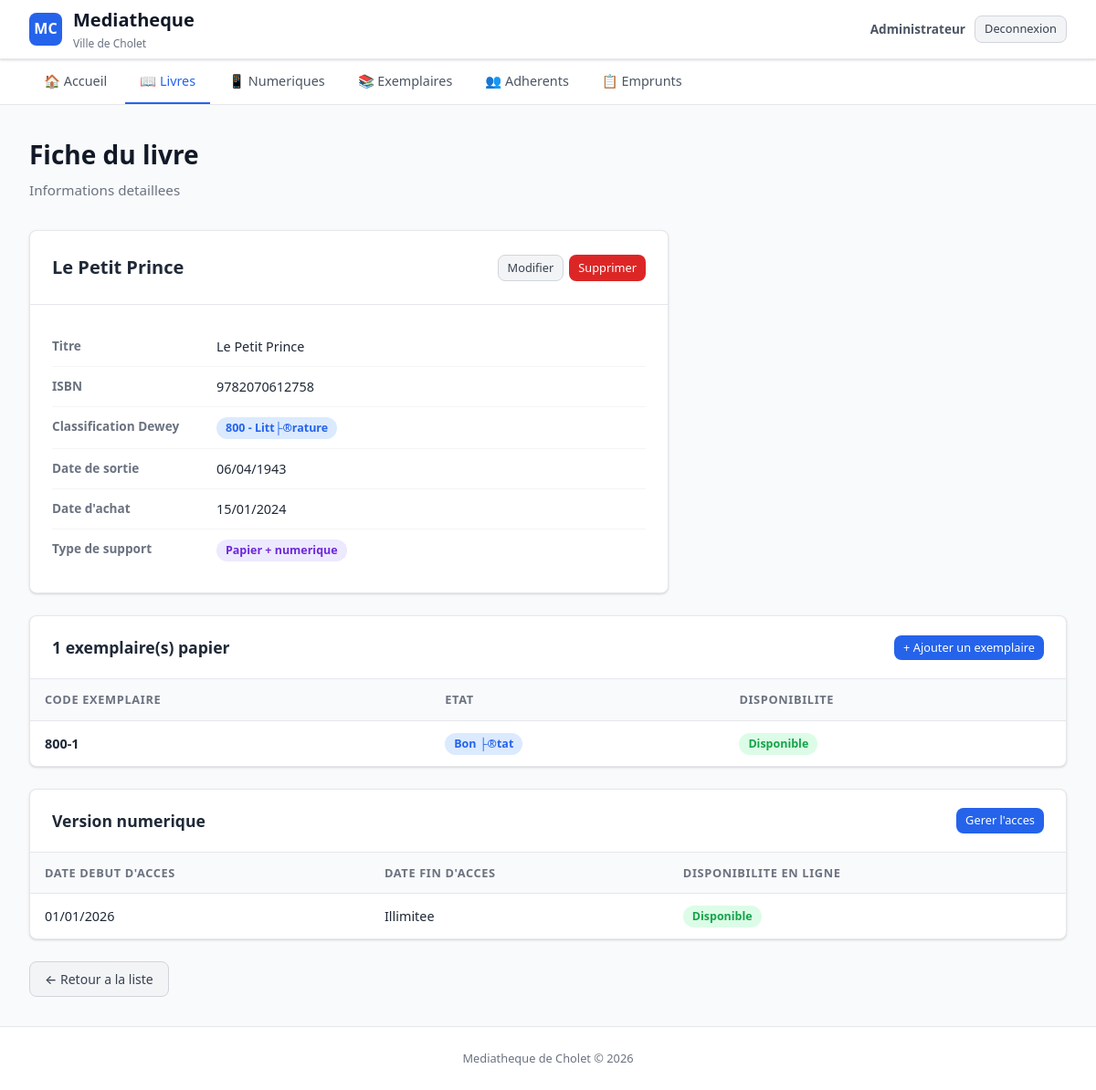
The app's page /sql/livres/consulter.php?id=1 (signed in) with its own data.
### tables this page shows
CREATE TABLE `livre` (
  `Id_Livre` int NOT NULL AUTO_INCREMENT,
  `titre` varchar(50) DEFAULT NULL,
  `type_support` enum('papier','numerique','les deux') NOT NULL DEFAULT 'papier',
  `datesortie` date DEFAULT NULL,
  `isbn` varchar(50) DEFAULT NULL,
  `dateachat` date DEFAULT NULL,
  `codewey` varchar(50) NOT NULL,
  PRIMARY KEY (`Id_Livre`),
  KEY `codewey` (`codewey`),
  CONSTRAINT `livre_ibfk_1` FOREIGN KEY (`codewey`) REFERENCES `codedewey` (`codewey`)
);

CREATE TABLE `codedewey` (
  `codewey` varchar(50) NOT NULL,
  `libelledewey` varchar(50) DEFAULT NULL,
  PRIMARY KEY (`codewey`)
);

CREATE TABLE `exemplaire` (
  `Id_Exemplaire` int NOT NULL AUTO_INCREMENT,
  `code_exemplaire` varchar(50) DEFAULT NULL,
  `etat` varchar(50) DEFAULT NULL,
  PRIMARY KEY (`Id_Exemplaire`),
  UNIQUE KEY `uq_code_exemplaire` (`code_exemplaire`)
);

CREATE TABLE `livre_num` (
  `Id_Livre` int NOT NULL,
  `datedebutacces` date DEFAULT NULL,
  `datefinacces` date DEFAULT NULL,
  PRIMARY KEY (`Id_Livre`),
  CONSTRAINT `livre_num_ibfk_1` FOREIGN KEY (`Id_Livre`) REFERENCES `livre` (`Id_Livre`) ON DELETE CASCADE
);

### sql/includes/functions.php (called while the page is built, shortened)
<?php
function exemplaire_est_disponible($pdo, $Id_Exemplaire) {
    $stmt = $pdo->prepare("
        SELECT COUNT(*)
        FROM Emprunter em
        JOIN Emprunt e ON em.Id_Emprunt = e.Id_Emprunt
        WHERE em.Id_Exemplaire = ? AND e.dateretour IS NULL
    ");
    $stmt->execute([$Id_Exemplaire]);
    return $stmt->fetchColumn() == 0;
}

### sql/livres/consulter.php (the view, shortened to what this page needs)
<?php
require_once __DIR__ . '/../config/database.php';
$id = intval($_GET['id'] ?? 0);
$stmt = $pdo->prepare("
    SELECT l.*, d.libelledewey
    FROM Livre l
    JOIN CODEDEWEY d ON l.codewey = d.codewey
    WHERE l.Id_Livre = ?
");
$stmt->execute([$id]);
$livre = $stmt->fetch();
$stmtEx = $pdo->prepare("
    SELECT ex.*
    FROM Posseder p
    JOIN Exemplaire ex ON ex.Id_Exemplaire = p.Id_Exemplaire
    WHERE p.Id_Livre = ?
    ORDER BY ex.Id_Exemplaire ASC
");
$stmtEx->execute([$id]);
$exemplaires = $stmtEx->fetchAll();
$stmtNum = $pdo->prepare("SELECT * FROM livre_num WHERE Id_Livre = ?");
$stmtNum->execute([$id]);
$livreNum = $stmtNum->fetch();
require_once __DIR__ . '/../includes/header.php';
?>
<h1>Fiche du livre</h1>
<p class="subtitle">Informations detaillees</p>
<div class="detail-container">
    <div class="detail-header">
        <h2><?php echo htmlspecialchars($livre['titre']); ?></h2>
        <div class="btn-group">
            <a href="modifier.php?id=<?php echo $livre['Id_Livre']; ?>" class="btn btn-secondary btn-sm">Modifier</a>
            <a href="supprimer.php?id=<?php echo $livre['Id_Livre']; ?>" class="btn btn-danger btn-sm" onclick="return confirm('Supprimer ce livre ?')">Supprimer</a>
        </div>
    </div>
    <div class="detail-body">
        <div class="detail-row">
            <span class="detail-label">Titre</span>
            <span class="detail-value"><?php echo htmlspecialchars($livre['titre']); ?></span>
        </div>
        <div class="detail-row">
            <span class="detail-label">ISBN</span>
            <span class="detail-value"><?php echo htmlspecialchars($livre['isbn']); ?></span>
        </div>
        <div class="detail-row">
            <span class="detail-label">Classification Dewey</span>
            <span class="detail-value"><span class="badge badge-blue"><?php echo htmlspecialchars($livre['codewey'] . ' - ' . $livre['libelledewey']); ?></span></span>
        </div>
        <div class="detail-row">
            <span class="detail-label">Date de sortie</span>
            <span class="detail-value"><?php echo $livre['datesortie'] ? date('d/m/Y', strtotime($livre['datesortie'])) : '-'; ?></span>
        </div>
        <div class="detail-row">
            <span class="detail-label">Date d'achat</span>
            <span class="detail-value"><?php echo $livre['dateachat'] ? date('d/m/Y', strtotime($livre['dateachat'])) : '-'; ?></span>
        </div>
        <div class="detail-row">
            <span class="detail-label">Type de support</span>
            <span class="detail-value">
                <?php if ($livre['type_support'] === 'papier'): ?>
                    <span class="badge badge-gray">Papier</span>
                <?php elseif ($livre['type_support'] === 'numerique'): ?>
                    <span class="badge badge-purple">Numerique</span>
                <?php else: ?>
                    <span class="badge badge-purple">Papier + numerique</span>
                <?php endif; ?>
            </span>
        </div>
    </div>
</div>
<div class="table-container" style="margin-top: 1.5rem;">
    <div class="table-header">
        <h2><?php echo count($exemplaires); ?> exemplaire(s) papier</h2>
        <a href="../exemplaires/ajouter.php" class="btn btn-primary btn-sm">+ Ajouter un exemplaire</a>
    </div>
    <?php if (empty($exemplaires)): ?>
        <div class="empty-state">
            <p>&#128218;</p>
            <p>Aucun exemplaire papier associe a ce livre.</p>
        </div>
    <?php else: ?>
        <table>
            <thead>
                <tr>
                    <th>Code exemplaire</th>
                    <th>Etat</th>
                    <th>Disponibilite</th>
                </tr>
            </thead>
            <tbody>
                <?php foreach ($exemplaires as $ex): ?>
                    <tr>
                        <td><strong><?php echo htmlspecialchars($ex['code_exemplaire']); ?></strong></td>
                        <td><span class="badge badge-blue"><?php echo htmlspecialchars($ex['etat'] ?? '-'); ?></span></td>
                        <td>
                            <?php if (exemplaire_est_disponible($pdo, $ex['Id_Exemplaire'])): ?>
                                <span class="badge badge-success">Disponible</span>
                            <?php else: ?>
                                <span class="badge badge-danger">Emprunte</span>
                            <?php endif; ?>
                        </td>
                    </tr>
                <?php endforeach; ?>
            </tbody>
        </table>
    <?php endif; ?>
</div>
<?php if ($livre['type_support'] === 'numerique' || $livre['type_support'] === 'les deux'): ?>
    <div class="table-container" style="margin-top: 1.5rem;">
        <div class="table-header">
            <h2>Version numerique</h2>
            <a href="../numeriques/<?php echo $livreNum ? 'modifier.php?id=' . $livre['Id_Livre'] : 'ajouter.php?id=' . $livre['Id_Livre']; ?>" class="btn btn-primary btn-sm">
                <?php echo $livreNum ? 'Gerer l\'acces' : 'Ajouter l\'acces'; ?>
            </a>
        </div>
        <?php if (!$livreNum): ?>
            <div class="empty-state">
                <p>&#128421;</p>
                <p>Aucune information d'acces numerique enregistree.</p>
            </div>
        <?php else: ?>
            <?php
            $aujourdhui = date('Y-m-d');
            $dispo = (!$livreNum['datedebutacces'] || $livreNum['datedebutacces'] <= $aujourdhui)
                   && (!$livreNum['datefinacces'] || $livreNum['datefinacces'] >= $aujourdhui);
            ?>
            <table>
                <thead>
                    <tr>
                        <th>Date debut d'acces</th>
                        <th>Date fin d'acces</th>
                        <th>Disponibilite en ligne</th>
                    </tr>
                </thead>
                <tbody>
                    <tr>
                        <td><?php echo $livreNum['datedebutacces'] ? date('d/m/Y', strtotime($livreNum['datedebutacces'])) : '-'; ?></td>
                        <td><?php echo $livreNum['datefinacces'] ? date('d/m/Y', strtotime($livreNum['datefinacces'])) : 'Illimitee'; ?></td>
                        <td>
                            <?php if ($dispo): ?>
                                <span class="badge badge-success">Disponible</span>
                            <?php else: ?>
                                <span class="badge badge-danger">Indisponible</span>
                            <?php endif; ?>
                        </td>
                    </tr>
                </tbody>
            </table>
        <?php endif; ?>
    </div>
<?php endif; ?>
<div style="margin-top: 1.5rem;">
    <a href="index.php" class="btn btn-secondary">&larr; Retour a la liste</a>
</div>
<?php require_once __DIR__ . '/../includes/footer.php'; ?>

### sql/css/style.css (style rules this page uses)
* { margin: 0; padding: 0; box-sizing: border-box; }
:root { --primary: #2563eb; --primary-dark: #1d4ed8; --primary-light: #dbeafe; --danger: #dc2626; --danger-dark: #b91c1c; --danger-light: #fee2e2; --success: #16a34a; --success-light: #dcfce7; --warning: #f59e0b; --warning-light: #fef3c7; --gray-50: #f9fafb; --gray-100: #f3f4f6; --gray-200: #e5e7eb; --gray-300: #d1d5db; --gray-500: #6b7280; --gray-600: #4b5563; --gray-700: #374151; --gray-800: #1f2937; --gray-900: #111827; --radius: 8px; --shadow: 0 1px 3px rgba(0,0,0,0.1), 0 1px 2px rgba(0,0,0,0.06); --shadow-md: 0 4px 6px rgba(0,0,0,0.07), 0 2px 4px rgba(0,0,0,0.06); }
body { font-family: 'Segoe UI', system-ui, -apple-system, sans-serif; background: var(--gray-50); color: var(--gray-800); line-height: 1.6; min-height: 100vh; display: flex; flex-direction: column; }
h1 { font-size: 1.75rem; font-weight: 700; color: var(--gray-900); margin-bottom: 0.25rem; }
.subtitle { color: var(--gray-500); font-size: 0.95rem; margin-bottom: 2rem; }
.table-container { background: white; border: 1px solid var(--gray-200); border-radius: var(--radius); overflow: hidden; box-shadow: var(--shadow); }
.table-header { display: flex; align-items: center; justify-content: space-between; padding: 1.25rem 1.5rem; border-bottom: 1px solid var(--gray-200); }
.table-header h2 { font-size: 1.1rem; font-weight: 600; }
table { width: 100%; border-collapse: collapse; }
th { text-align: left; padding: 12px 16px; font-size: 0.8rem; font-weight: 600; text-transform: uppercase; letter-spacing: 0.05em; color: var(--gray-500); background: var(--gray-50); border-bottom: 1px solid var(--gray-200); }
td { padding: 12px 16px; font-size: 0.9rem; border-bottom: 1px solid var(--gray-100); vertical-align: middle; }
tr:last-child td { border-bottom: none; }
.badge { display: inline-block; padding: 2px 10px; border-radius: 9999px; font-size: 0.78rem; font-weight: 600; }
.badge-success { background: var(--success-light); color: var(--success); }
.badge-blue { background: var(--primary-light); color: var(--primary); }
.badge-purple { background: #ede9fe; color: #6d28d9; }
.btn { display: inline-flex; align-items: center; gap: 6px; padding: 8px 16px; border: none; border-radius: var(--radius); font-size: 0.875rem; font-weight: 500; cursor: pointer; text-decoration: none; transition: all 0.15s ease; line-height: 1.5; }
.btn-primary { background: var(--primary); color: white; }
.btn-danger { background: var(--danger); color: white; }
.btn-secondary { background: var(--gray-100); color: var(--gray-700); border: 1px solid var(--gray-300); }
.btn-sm { padding: 4px 10px; font-size: 0.8rem; }
.btn-group { display: flex; gap: 6px; }
.detail-container { background: white; border: 1px solid var(--gray-200); border-radius: var(--radius); box-shadow: var(--shadow); max-width: 700px; }
.detail-header { display: flex; align-items: center; justify-content: space-between; padding: 1.5rem; border-bottom: 1px solid var(--gray-200); }
.detail-header h2 { font-size: 1.25rem; }
.detail-body { padding: 1.5rem; }
.detail-row { display: flex; padding: 10px 0; border-bottom: 1px solid var(--gray-100); }
.detail-row:last-child { border-bottom: none; }
.detail-label { width: 180px; font-size: 0.85rem; font-weight: 600; color: var(--gray-500); flex-shrink: 0; }
.detail-value { font-size: 0.9rem; color: var(--gray-800); }

### records on screen
livre: titre "Le Petit Prince", isbn "9782070612758", codewey.libelledewey "800 - Litt├®rature", datesortie "06/04/1943", dateachat "15/01/2024"
exemplaire: code_exemplaire "800-1", etat "Bon ├®tat", shows "Disponible"
livre_num: datedebutacces "01/01/2026"

### other values on screen
count($exemplaires) "1"
